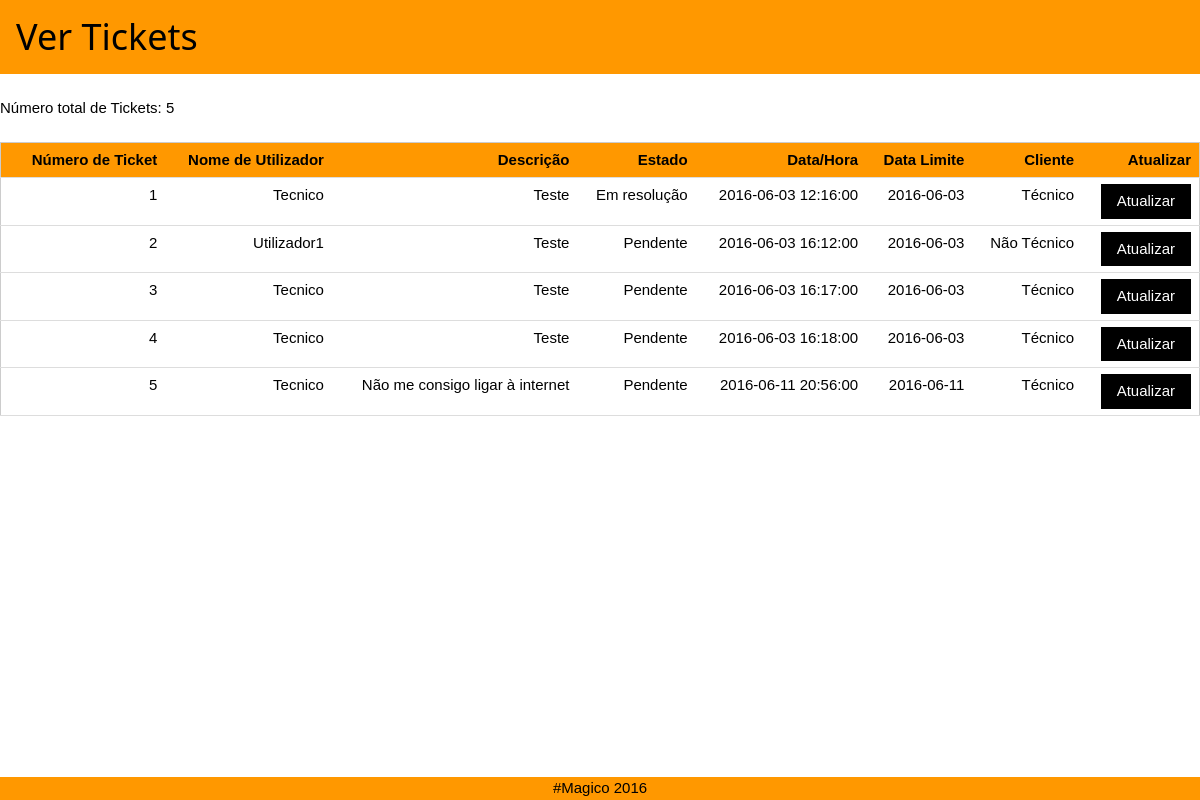
Screenshot of /listaTickets.php?Username=Tecnico1 (signed in) with the database file from the repository.
### tables this page shows
CREATE TABLE IF NOT EXISTS `cabecalho_ticket` (
  `IDTicket` int(11) NOT NULL AUTO_INCREMENT,
  `IDUser` varchar(4) NOT NULL,
  `Descr` text NOT NULL,
  `IDEstado` int(11) NOT NULL,
  `Data/Hora` datetime NOT NULL,
  `Data Limite` date NOT NULL,
  PRIMARY KEY (`IDTicket`,`IDUser`),
  KEY `IDUser` (`IDUser`),
  KEY `IDEstado` (`IDEstado`)
);

CREATE TABLE IF NOT EXISTS `users` (
  `IDUser` varchar(4) NOT NULL,
  `User` varchar(30) NOT NULL,
  `Nome` varchar(30) NOT NULL,
  `Password` varchar(30) NOT NULL,
  `CodCliente` varchar(20) NOT NULL,
  PRIMARY KEY (`IDUser`),
  KEY `CodCliente` (`CodCliente`)
);

CREATE TABLE IF NOT EXISTS `estado` (
  `IDEstado` int(11) NOT NULL AUTO_INCREMENT,
  `Estado` varchar(15) NOT NULL,
  PRIMARY KEY (`IDEstado`)
);

CREATE TABLE IF NOT EXISTS `clientes` (
  `CodCliente` varchar(20) NOT NULL,
  `Nome` varchar(30) NOT NULL,
  PRIMARY KEY (`CodCliente`)
);

### listaTickets.php (the view, shortened to what this page needs)
<!doctype html>
<html>
<head>
<link href="w3.css" rel="stylesheet" type="text/css">
</head>
<body>
<div id="wrapper">
<div id="header">
<header class="w3-container w3-orange">
<h1>Ver Tickets</h1>
</header>
</div>
<div id="content">
<?php
include("ligaBD.php");
$Username=$_GET['Username'];
$buscainfuser="select * from Users where User='".$Username."'";
$fazinfuser=mysqli_query($ligaBD, $buscainfuser);
$infuser=mysqli_fetch_array($fazinfuser);
if ($infuser['CodCliente']=="#Magico"){
	$lista="select * from cabecalho_ticket";
	$faz_lista=mysqli_query($ligaBD,$lista);
	$num_registos=mysqli_num_rows($faz_lista);
	if($num_registos==0){
	echo "<p>Não existem Tickets Pendentes!!<BR>";
	}else{
	echo "<BR>Número total de Tickets: ".$num_registos;
	?>
	<BR><BR>
    <div class="w3-responsive">
    <table class="w3-table-all">
    <thead>
    <tr class="w3-orange">
	<td><b>Número de Ticket</b></td>
	<td><b>Nome de Utilizador</b></td>
	<td><b>Descrição</b></td>
	<td><b>Estado</b></td>
	<td><b>Data/Hora</b></td>
	<td><b>Data Limite</b></td>
	<td><b>Cliente</b></td>
	<td><b>Atualizar</b></td>
    </tr></thead>
	<?php
	for ($i=0;$i<$num_registos;$i++){
	$registos=mysqli_fetch_array($faz_lista);
	$buscaestado="select * from Estado where IDEstado='".$registos['IDEstado']."'";
	$listaestado=mysqli_query($ligaBD, $buscaestado);
	$arrayestado= mysqli_fetch_array($listaestado);
	$buscainfuser="select * from Users where IDUser='".$registos['IDUser']."'";
	$fazinfuser=mysqli_query($ligaBD, $buscainfuser);
	$infuser=mysqli_fetch_array($fazinfuser);
	$cliente="select * from Clientes where CodCliente='".$infuser['CodCliente']."'";
	$fazcliente=mysqli_query($ligaBD, $cliente);
	$arraycliente=mysqli_fetch_array($fazcliente);
	echo "<tbody><tr>";
	echo '<td>'.$registos['IDTicket'].'</td>';
	echo '<td>'.$infuser['Nome'].'</td>';
	echo '<td>'.$registos['Descr'].'</td>';
	echo '<td>'.$arrayestado['Estado'].'</td>';
	echo '<td>'.$registos['Data/Hora'].'</td>';
	echo '<td>'.$registos['Data Limite'].'</td>';
	echo '<td>'.$arraycliente['Nome'].'</td>';
	?>
    <td><Input class="w3-btn" type="button" VALUE="Atualizar" onClick="location.href='EditaTicketTec.php?Username=<?php echo $Username;?>&IDTicket=<?php echo $registos['IDTicket'];?>';"></td>
    <?php
	}
	?>
	</tr></tbody>
	</table>
    </div>
	<br><br>
	<?php
	}
}
?>
<div id="footer">
<footer class="w3-container w3-display-bottommiddle w3-orange">
#Magico 2016
</footer>
</div></div></div>
</body>
</html>

### w3.css (style rules this page uses)
* { -webkit-box-sizing:border-box;-moz-box-sizing:border-box;box-sizing:border-box }
html, body { margin:0; padding:0; height:100%; }
#wrapper { min-height:100%; position:relative; }
#content { padding-bottom:100px; }
#footer { width:100%; position:absolute; bottom:0; left:0; }
html { -ms-text-size-adjust:100%;-webkit-text-size-adjust:100% }
body { margin:0 }
article,aside,details,figcaption,figure,footer,header,hgroup,main,menu,nav,section,summary { display:block }
button,input,select,textarea { font:inherit;margin:0 }
button,html input[type=button],input[type=reset],input[type=submit] { -webkit-appearance:button;cursor:pointer }
html,body { font-family:Verdana,sans-serif;font-size:15px;line-height:1.5 }
html { overflow-x:hidden }
h1,h2,h3,h4,h5,h6,.w3-slim,.w3-wide { font-family:"Segoe UI",Arial,sans-serif }
h1 { font-size:36px }
h1,h2,h3,h4,h5,h6 { font-weight:400;margin:10px 0 }
table { border-collapse:collapse;border-spacing:0;width:100%;display:table }
table,th,td { border:none }
.w3-table-all { border:1px solid #ccc }
.w3-bordered tr,.w3-table-all tr { border-bottom:1px solid #ddd }
.w3-table-all tr:nth-child(odd) { background-color:#fff }
.w3-table td,.w3-table th,.w3-table-all td,.w3-table-all th { padding:6px 8px;display:table-cell;text-align:right;vertical-align:top }
.w3-table th:first-child,.w3-table td:first-child,.w3-table-all th:first-child,.w3-table-all td:first-child { padding-left:16px }
.w3-btn,.w3-btn-block { border:none;display:inline-block;outline:0;padding:6px 16px;vertical-align:middle;overflow:hidden;text-decoration:none!important;color:#fff;background-color:#000;text-align:center;cursor:pointer;white-space:nowrap }
.w3-btn,.w3-btn-floating,.w3-btn-floating-large,.w3-closenav,.w3-opennav { -webkit-touch-callout:none;-webkit-user-select:none;-khtml-user-select:none;-moz-user-select:none;-ms-user-select:none;user-select:none }
.w3-btn,.w3-btn-floating,.w3-btn-floating-large,.w3-btn-block,.w3-hover-shadow,.w3-hover-opacity, .w3-navbar a,.w3-sidenav a,.w3-dropnav a,.w3-pagination li a,.w3-hoverable tbody tr,.w3-hoverable li,.w3-accordion-content a,.w3-dropdown-content a,.w3-dropdown-click:hover,.w3-dropdown-hover:hover,.w3-opennav,.w3-closenav,.w3-closebtn, .w3-hover-amber,.w3-hover-aqua,.w3-hover-blue,.w3-hover-light-blue,.w3-hover-brown,.w3-hover-cyan,.w3-hover-blue-grey,.w3-hover-green,.w3-hover-light-green,.w3-hover-indigo,.w3-hover-khaki,.w3-hover-lime,.w3-hover-orange,.w3-hover-deep-orange,.w3-hover-pink, .w3-hover-purple,.w3-hover-deep-purple,.w3-hover-red,.w3-hover-sand,.w3-hover-teal,.w3-hover-yellow,.w3-hover-white,.w3-hover-black,.w3-hover-grey,.w3-hover-light-grey,.w3-hover-dark-grey,.w3-hover-text-amber,.w3-hover-text-aqua,.w3-hover-text-blue,.w3-hover-text-light-blue, .w3-hover-text-brown,.w3-hover-text-cyan,.w3-hover-text-blue-grey,.w3-hover-text-green,.w3-hover-text-light-green,.w3-hover-text-indigo,.w3-hover-text-khaki,.w3-hover-text-lime,.w3-hover-text-orange,.w3-hover-text-deep-orange,.w3-hover-text-pink,.w3-hover-text-purple, .w3-hover-text-deep-purple,.w3-hover-text-red,.w3-hover-text-sand,.w3-hover-text-teal,.w3-hover-text-yellow,.w3-hover-text-white,.w3-hover-text-black,.w3-hover-text-grey,.w3-hover-text-light-grey,.w3-hover-text-dark-grey { -webkit-transition:background-color .3s,color .15s,box-shadow .3s,opacity 0.3s;transition:background-color .3s,color .15s,box-shadow .3s,opacity 0.3s }
.w3-responsive { overflow-x:auto }
.w3-container:after,.w3-row:after,.w3-row-padding:after,.w3-topnav:after,.w3-clear:after,.w3-btn-group:before,.w3-btn-group:after { content:"";display:table;clear:both }
.w3-display-bottommiddle { position:absolute;left:0;bottom:0;width:100%;text-align:center }
.w3-container { padding:0.01em 16px }
.w3-orange,.w3-hover-orange:hover { color:#000!important;background-color:#ff9800!important }

### rows the page displays
cabecalho_ticket: IDTicket "1", IDUser.Nome "Tecnico", Descr "Teste", IDEstado.Estado "Em resolução", value "2016-06-03 12:16:00", Data Limite "2016-06-03", clientes.Nome "Técnico"
cabecalho_ticket: IDTicket "2", IDUser.Nome "Utilizador1", Descr "Teste", IDEstado.Estado "Pendente", value "2016-06-03 16:12:00", Data Limite "2016-06-03", clientes.Nome "Não Técnico"
cabecalho_ticket: IDTicket "3", IDUser.Nome "Tecnico", Descr "Teste", IDEstado.Estado "Pendente", value "2016-06-03 16:17:00", Data Limite "2016-06-03", clientes.Nome "Técnico"
cabecalho_ticket: IDTicket "4", IDUser.Nome "Tecnico", Descr "Teste", IDEstado.Estado "Pendente", value "2016-06-03 16:18:00", Data Limite "2016-06-03", clientes.Nome "Técnico"
cabecalho_ticket: IDTicket "5", IDUser.Nome "Tecnico", Descr "Não me consigo ligar à internet", IDEstado.Estado "Pendente", value "2016-06-11 20:56:00", Data Limite "2016-06-11", clientes.Nome "Técnico"

### other values shown
$num_registos "5"
